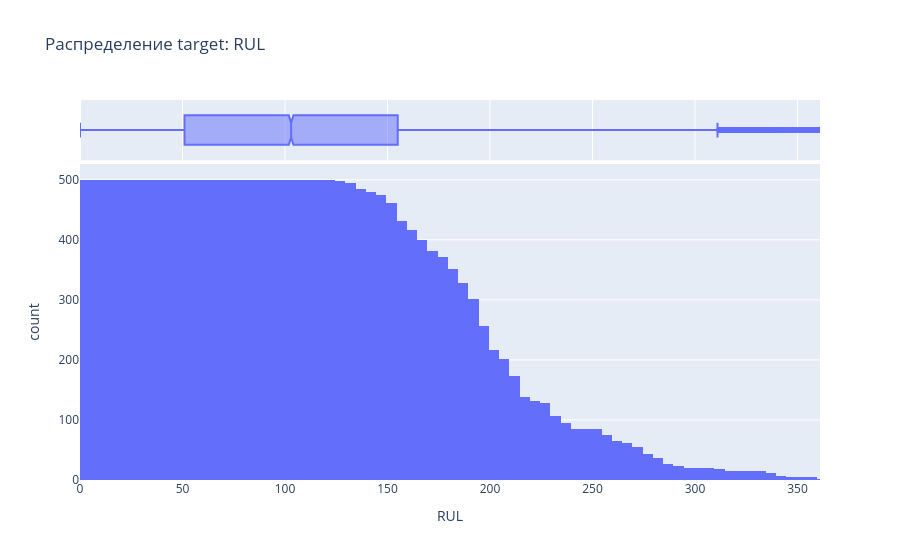
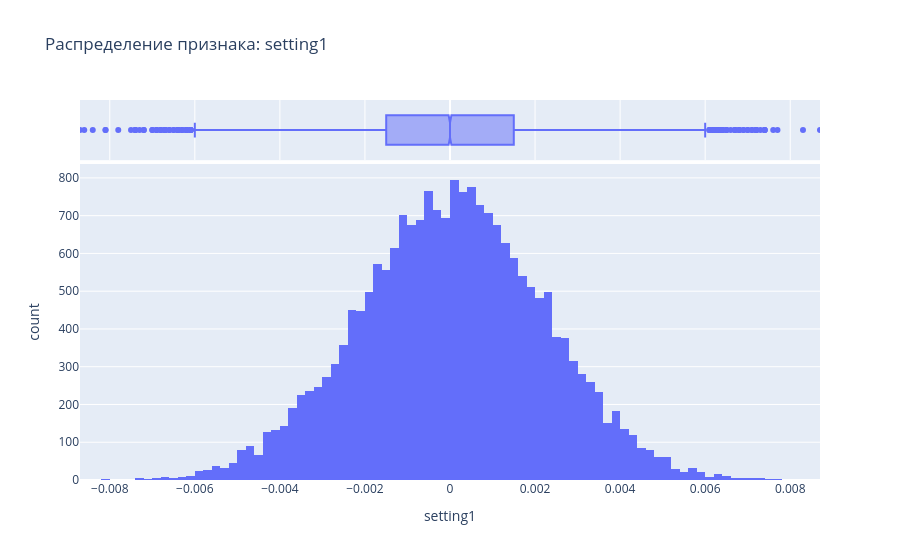
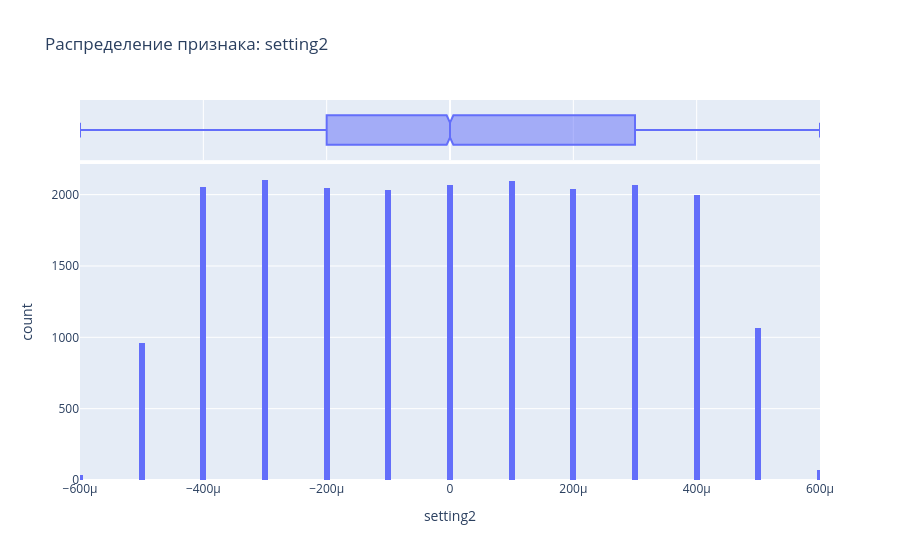
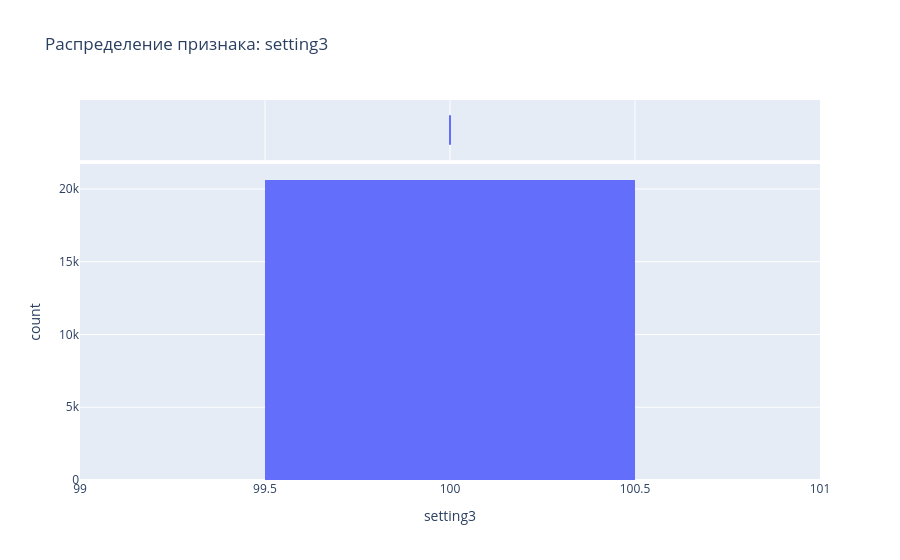

The notebook cell these images were saved under, in order:
### Markdown cell above
## 4. Data Quality и EDA по каждому признаку

Перед моделированием проверяем пропуски, константные признаки, распределение target и каждый исходный predictor. Histogram + marginal boxplot помогает увидеть асимметрию, дискретные режимы и экстремальные значения, для которых потребуется clipping или ручная граница.

Следующая ячейка использует тот же паттерн Plotly, что в требовании, но применяет его к сенсорам и operating settings CMAPSS.

### Code cell
raw_feature_columns = [*SETTING_COLUMNS, *SENSOR_COLUMNS]
quality = pd.DataFrame({
    "dtype": train[raw_feature_columns].dtypes.astype(str),
    "missing": train[raw_feature_columns].isna().sum(),
    "nunique": train[raw_feature_columns].nunique(),
    "std": train[raw_feature_columns].std(),
}).sort_values(["nunique", "std"])
display(quality)

fig = px.histogram(train, x="RUL", nbins=100, marginal="box", histfunc="count",
                   range_x=[train["RUL"].min(), train["RUL"].max()],
                   title="Распределение target: RUL")
fig.show()

RUN_FULL_INTERACTIVE_EDA = True
if RUN_FULL_INTERACTIVE_EDA:
    for feature in raw_feature_columns:
        fig = px.histogram(
            train,
            x=feature,
            nbins=150,
            marginal="box",
            histfunc="count",
            range_x=[train[feature].min(), train[feature].max()],
            title=f"Распределение признака: {feature}",
        )
        fig.show()

### Figure 1 — Plotly figure (JSON) as saved in the notebook; plotly's stock layout.template omitted (floating-point values rounded to 4 significant figures; data arrays with more than 128 entries replaced by an {"elided": "..."} marker saying what was removed)
{"data": [{"bingroup": "x", "histfunc": "count", "hovertemplate": "RUL=%{x}<br>count=%{y}<extra></extra>", "legendgroup": "", "marker": {"color": "#636efa", "pattern": {"shape": ""}}, "name": "", "nbinsx": 100, "orientation": "v", "showlegend": false, "type": "histogram", "x": {"elided": "20631 int values"}, "xaxis": "x", "yaxis": "y"}, {"hovertemplate": "RUL=%{x}<extra></extra>", "legendgroup": "", "marker": {"color": "#636efa"}, "name": "", "notched": true, "showlegend": false, "type": "box", "x": {"elided": "20631 int values"}, "xaxis": "x2", "yaxis": "y2"}], "layout": {"barmode": "relative", "legend": {"tracegroupgap": 0}, "title": {"text": "Распределение target: RUL"}, "xaxis": {"anchor": "y", "domain": [0, 1], "range": [0, 361], "title": {"text": "RUL"}}, "xaxis2": {"anchor": "y2", "domain": [0, 1], "matches": "x", "showgrid": true, "showticklabels": false}, "yaxis": {"anchor": "x", "domain": [0, 0.8316], "title": {"text": "count"}}, "yaxis2": {"anchor": "x2", "domain": [0.8416, 1], "matches": "y2", "showgrid": false, "showline": false, "showticklabels": false, "ticks": ""}}}

### Figure 2 — Plotly figure (JSON) as saved in the notebook; plotly's stock layout.template omitted (floating-point values rounded to 4 significant figures; data arrays with more than 128 entries replaced by an {"elided": "..."} marker saying what was removed)
{"data": [{"bingroup": "x", "histfunc": "count", "hovertemplate": "setting1=%{x}<br>count=%{y}<extra></extra>", "legendgroup": "", "marker": {"color": "#636efa", "pattern": {"shape": ""}}, "name": "", "nbinsx": 150, "orientation": "v", "showlegend": false, "type": "histogram", "x": {"elided": "20631 float values"}, "xaxis": "x", "yaxis": "y"}, {"hovertemplate": "setting1=%{x}<extra></extra>", "legendgroup": "", "marker": {"color": "#636efa"}, "name": "", "notched": true, "showlegend": false, "type": "box", "x": {"elided": "20631 float values"}, "xaxis": "x2", "yaxis": "y2"}], "layout": {"barmode": "relative", "legend": {"tracegroupgap": 0}, "title": {"text": "Распределение признака: setting1"}, "xaxis": {"anchor": "y", "domain": [0, 1], "range": [-0.0087, 0.0087], "title": {"text": "setting1"}}, "xaxis2": {"anchor": "y2", "domain": [0, 1], "matches": "x", "showgrid": true, "showticklabels": false}, "yaxis": {"anchor": "x", "domain": [0, 0.8316], "title": {"text": "count"}}, "yaxis2": {"anchor": "x2", "domain": [0.8416, 1], "matches": "y2", "showgrid": false, "showline": false, "showticklabels": false, "ticks": ""}}}

### Figure 3 — Plotly figure (JSON) as saved in the notebook; plotly's stock layout.template omitted (floating-point values rounded to 4 significant figures; data arrays with more than 128 entries replaced by an {"elided": "..."} marker saying what was removed)
{"data": [{"bingroup": "x", "histfunc": "count", "hovertemplate": "setting2=%{x}<br>count=%{y}<extra></extra>", "legendgroup": "", "marker": {"color": "#636efa", "pattern": {"shape": ""}}, "name": "", "nbinsx": 150, "orientation": "v", "showlegend": false, "type": "histogram", "x": {"elided": "20631 float values"}, "xaxis": "x", "yaxis": "y"}, {"hovertemplate": "setting2=%{x}<extra></extra>", "legendgroup": "", "marker": {"color": "#636efa"}, "name": "", "notched": true, "showlegend": false, "type": "box", "x": {"elided": "20631 float values"}, "xaxis": "x2", "yaxis": "y2"}], "layout": {"barmode": "relative", "legend": {"tracegroupgap": 0}, "title": {"text": "Распределение признака: setting2"}, "xaxis": {"anchor": "y", "domain": [0, 1], "range": [-0.0006, 0.0006], "title": {"text": "setting2"}}, "xaxis2": {"anchor": "y2", "domain": [0, 1], "matches": "x", "showgrid": true, "showticklabels": false}, "yaxis": {"anchor": "x", "domain": [0, 0.8316], "title": {"text": "count"}}, "yaxis2": {"anchor": "x2", "domain": [0.8416, 1], "matches": "y2", "showgrid": false, "showline": false, "showticklabels": false, "ticks": ""}}}

### Figure 4 — Plotly figure (JSON) as saved in the notebook; plotly's stock layout.template omitted (floating-point values rounded to 4 significant figures; data arrays with more than 128 entries replaced by an {"elided": "..."} marker saying what was removed)
{"data": [{"bingroup": "x", "histfunc": "count", "hovertemplate": "setting3=%{x}<br>count=%{y}<extra></extra>", "legendgroup": "", "marker": {"color": "#636efa", "pattern": {"shape": ""}}, "name": "", "nbinsx": 150, "orientation": "v", "showlegend": false, "type": "histogram", "x": {"elided": "20631 float values"}, "xaxis": "x", "yaxis": "y"}, {"hovertemplate": "setting3=%{x}<extra></extra>", "legendgroup": "", "marker": {"color": "#636efa"}, "name": "", "notched": true, "showlegend": false, "type": "box", "x": {"elided": "20631 float values"}, "xaxis": "x2", "yaxis": "y2"}], "layout": {"barmode": "relative", "legend": {"tracegroupgap": 0}, "title": {"text": "Распределение признака: setting3"}, "xaxis": {"anchor": "y", "domain": [0, 1], "range": [100, 100], "title": {"text": "setting3"}}, "xaxis2": {"anchor": "y2", "domain": [0, 1], "matches": "x", "showgrid": true, "showticklabels": false}, "yaxis": {"anchor": "x", "domain": [0, 0.8316], "title": {"text": "count"}}, "yaxis2": {"anchor": "x2", "domain": [0.8416, 1], "matches": "y2", "showgrid": false, "showline": false, "showticklabels": false, "ticks": ""}}}
